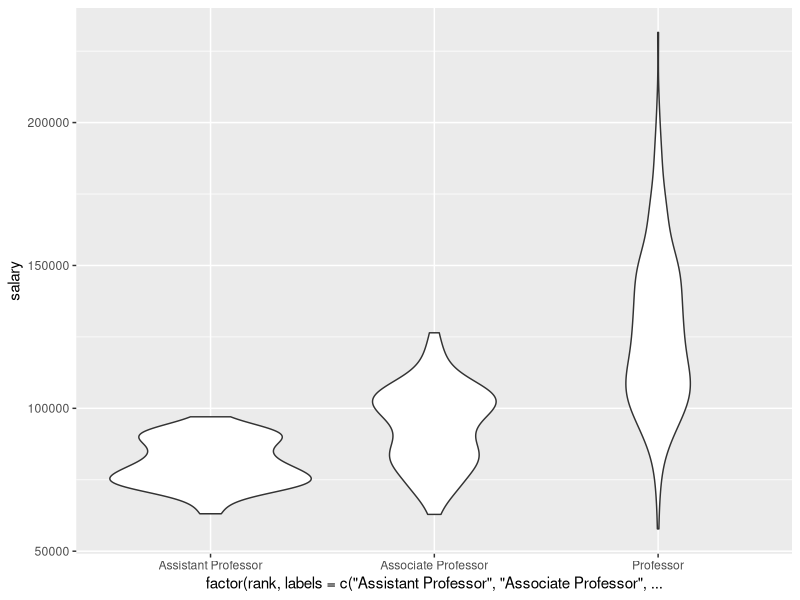

R code for this plot:
library(ggplot2)
data(Salaries, package = "carData")

plot_data<- Salaries

ggplot(
  data=plot_data,
  mapping = aes(
    x=factor(rank,
           labels=c(
             "Assistant Professor",
             "Associate Professor",
             "Professor"
           )
           
           
           ),
    y=salary
  )
)+
  geom_violin()